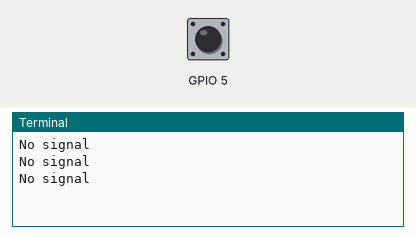
This program was run on a simulated Raspberry Pi (BCM pin numbers). Parts: the last lines printed to the terminal. The test bench sets the inputs (shaded band); at power-on: GPIO 5 LOW.

Above: at 1.2 s.
1.3 s: GPIO 5 pulsed HIGH 2 times (0.12 s each, 0.3 s apart)
At 2.4 s:
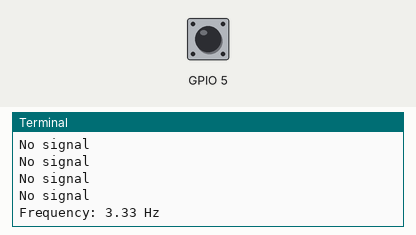
3.5 s: GPIO 5 driven HIGH
At 3.9 s:
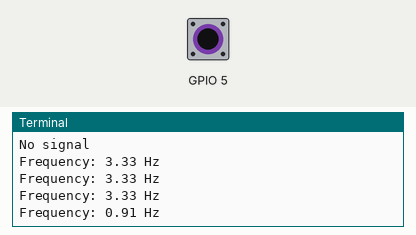

The program:

Sinewave_measurement.py
```python
import pigpio
import time
from collections import deque

GPIO_PIN   = 5    # Comparator output -> Pi GPIO 5
MIN_DT_US       = 50   # ignore pulses shorter than 50µs
BUFFER_LEN      = 32   # rolling average over last 32 periods
EDGE_DIVISOR    = 1   # comparator fires 2 edges per sine cycle — divide out


class FrequencyMeter:
    """ Calculate the frequency of a sine wave on a button press."""
    def __init__(self, pi, gpio_pin=GPIO_PIN):
        self.pi        = pi
        self.gpio_pin  = gpio_pin
        self.last_tick = None
        self.frequency = 0.0
        # The buffer stores number of periods to average (update) frequency
        self._buf      = deque(maxlen=BUFFER_LEN)

        # 1 sine wave cycle = 2 ticks, so seek rising edge
        pi.set_mode(self.gpio_pin, pigpio.INPUT)
        self.cb = pi.callback(self.gpio_pin, pigpio.RISING_EDGE, self._cb)

    def _cb(self, gpio, level, tick):
        if self.last_tick is not None:
            dt = pigpio.tickDiff(self.last_tick, tick)
            # On button press, change avg_dt to update frequency
            if dt >= MIN_DT_US:
                self._buf.append(dt)
                avg_dt = sum(self._buf) / len(self._buf)
                self.frequency = (1_000_000.0 / avg_dt) / EDGE_DIVISOR

        self.last_tick = tick

    def get_frequency(self):
        return self.frequency

    def cleanup(self):
        if self.cb is not None:
            self.cb.cancel()
            self.cb = None


if __name__ == "__main__":
    pi = pigpio.pi()
    if not pi.connected:
        raise SystemExit("Run 'sudo pigpiod' first.")

    meter = FrequencyMeter(pi)

    try:
        while True:
            freq = meter.get_frequency()
            if freq > 0:
                print(f"Frequency: {freq:.2f} Hz")
            else:
                print("No signal")
            time.sleep(0.5)

    except KeyboardInterrupt:
        pass

    meter.cleanup()
    pi.stop()
```

Measured:
- after the input at 1.3 s, the terminal: prints a new line after 0.70 s (image 1)
- after the input at 3.5 s, the terminal: prints a new line at once (image 2)
